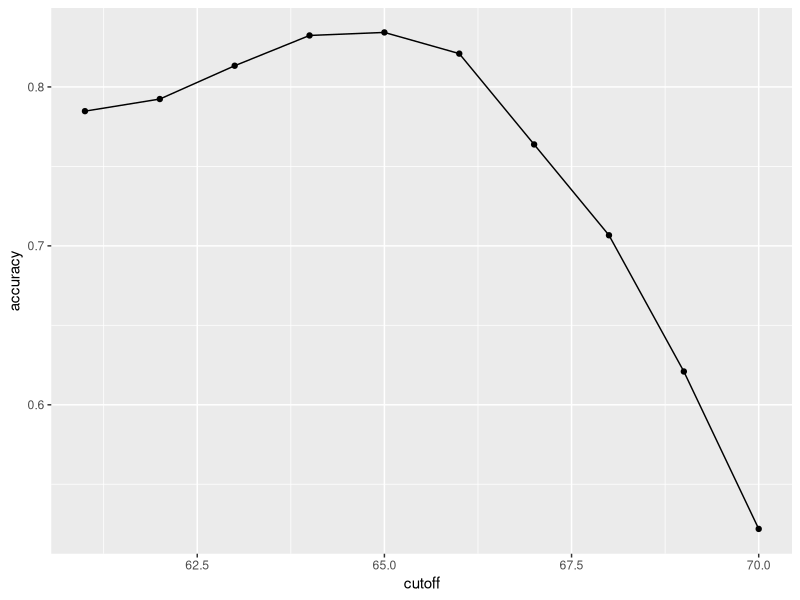
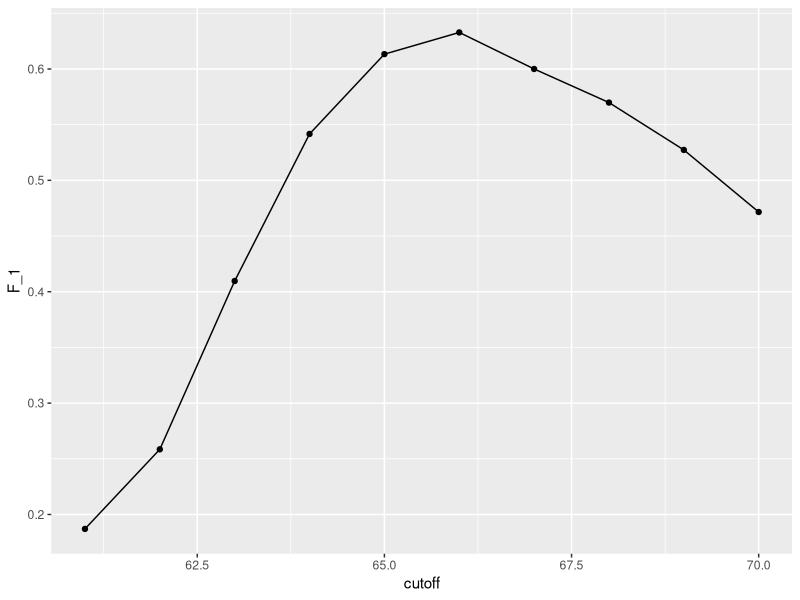
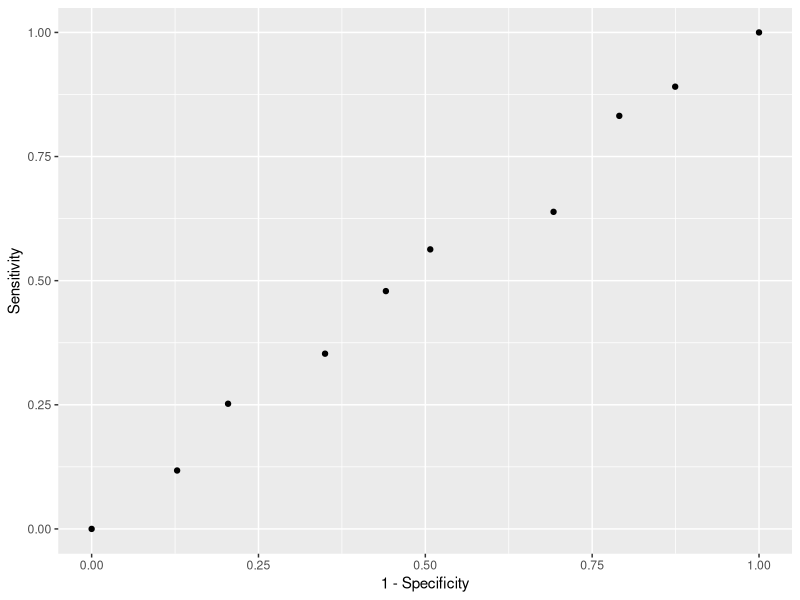
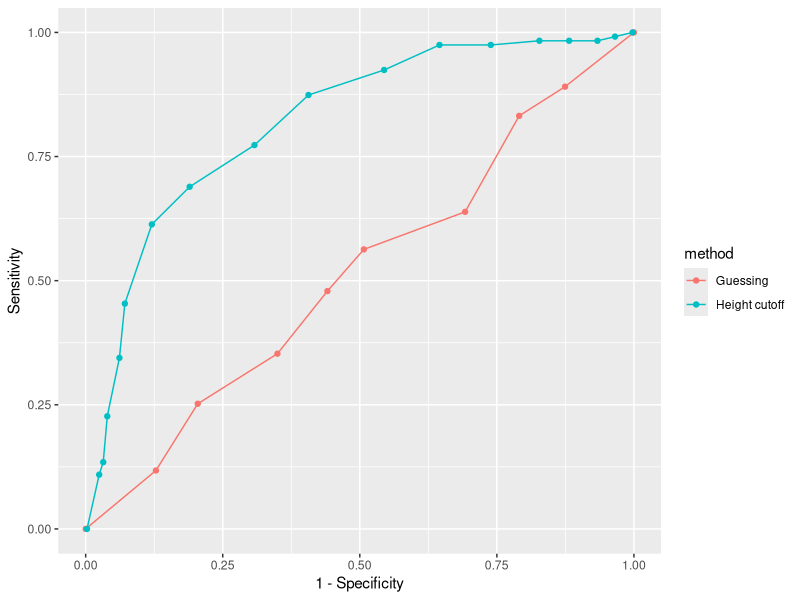
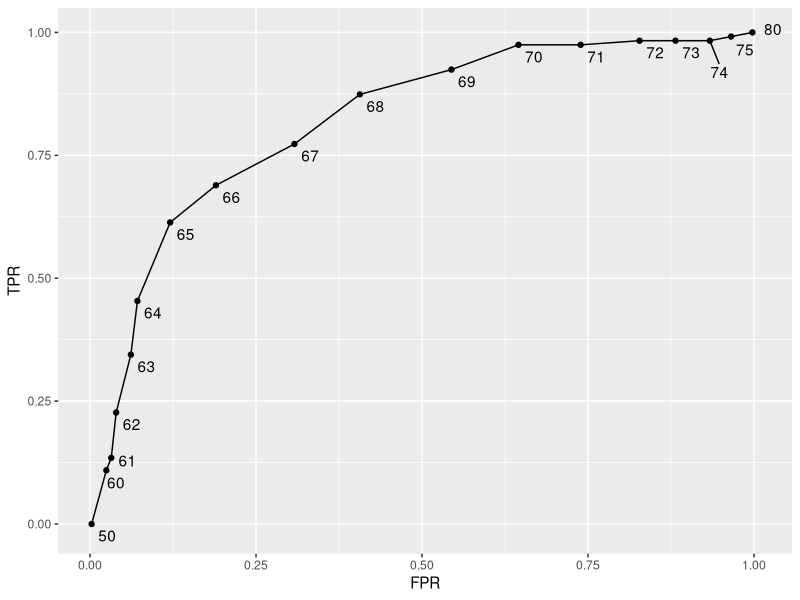
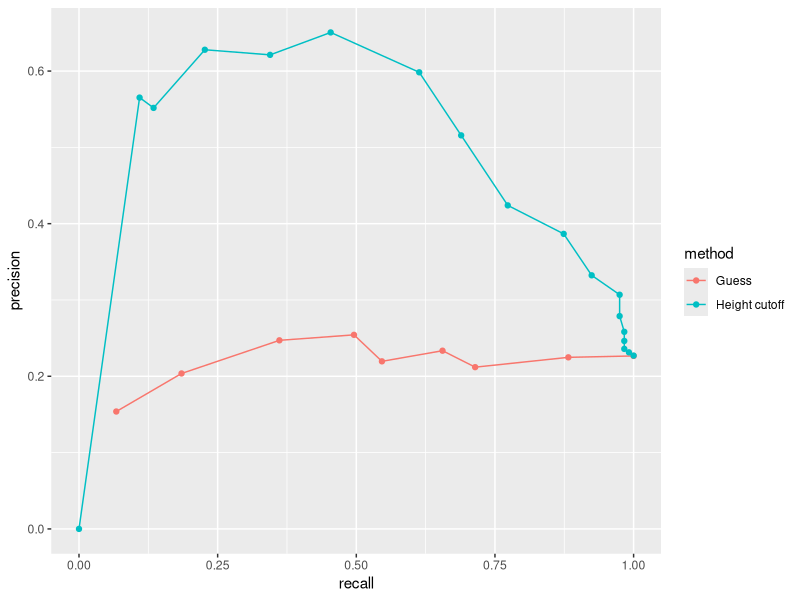
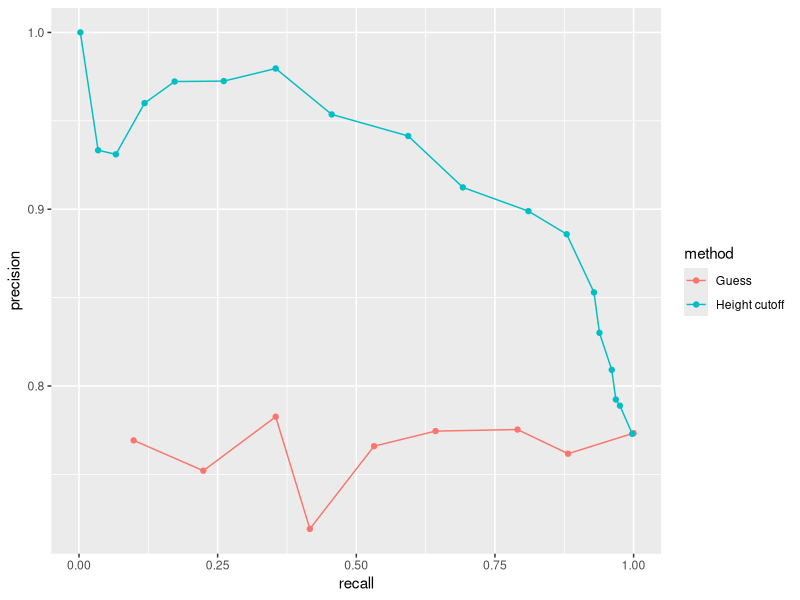

Generate these figures, in order, with R:
library(caret)
library(dslabs)
library(tidyverse)
data(heights)
y <- heights$sex   ## the outcome 
x <- heights$height ## the feature (predictor)


set.seed(2)
test_index <-createDataPartition(y,times=1,p=0.5,list=FALSE)
#test_index

train_set <- heights[-test_index,]
test_set <- heights[test_index,]


## Easiest machine learning algo : guessing without using the predictor 
y_hat <- sample(c("Male","Female"),
                length(test_index),replace = TRUE)%>%
  factor(levels = levels(test_set$sex))

help(levels)
##y_hat


## compute overall accuracy 
mean(y_hat ==test_set$sex)


## Make a better algorithm 

## 1st step : get some insights about the predictors 
heights %>% group_by(sex)%>%
  summarize(mean(height),sd(height))


## 2nd Algorithm : predict male if height within 2 sd from the average male 
y_hat <-ifelse(x>62,"Male","Female") %>%
  factor(levels=levels(test_set$sex))
y_hat

mean(y==y_hat)


# examine the accuracy of 10 cutoffs
cutoff <- seq(61, 70)
help("map_dbl")
accuracy <- map_dbl(cutoff, function(x){
  y_hat <- ifelse(train_set$height > x, "Male", "Female") %>% 
    factor(levels = levels(test_set$sex))
  mean(y_hat == train_set$sex)
})

data.frame(cutoff, accuracy) %>% 
  ggplot(aes(cutoff, accuracy)) + 
  geom_point() + 
  geom_line() 

max(accuracy)
best_cutoff <-cutoff[which.max(accuracy)]
best_cutoff


y_hat <- ifelse(test_set$height > best_cutoff, "Male", "Female") %>% 
  factor(levels = levels(test_set$sex))
y_hat <- factor(y_hat)
mean(y_hat == test_set$sex)




## Confusion matrix 
# tabulate each combination of prediction and actual value
table(predicted = y_hat, actual = test_set$sex)


test_set %>% 
  mutate(y_hat = y_hat) %>%
  group_by(sex) %>% 
  summarize(accuracy = mean(y_hat == sex))

prev <- mean(y == "Male")
confusionMatrix(data = y_hat, reference = test_set$sex)


# maximize F-score
cutoff <- seq(61, 70)
F_1 <- map_dbl(cutoff, function(x){
  y_hat <- ifelse(train_set$height > x, "Male", "Female") %>% 
    factor(levels = levels(test_set$sex))
  F_meas(data = y_hat, reference = factor(train_set$sex))
})

data.frame(cutoff, F_1) %>% 
  ggplot(aes(cutoff, F_1)) + 
  geom_point() + 
  geom_line()


best_cutoff <- cutoff[which.max(F_1)]
best_cutoff

y_hat <- ifelse(test_set$height > best_cutoff, "Male", "Female") %>% 
  factor(levels = levels(test_set$sex))
sensitivity(data = y_hat, reference = test_set$sex)
specificity(data = y_hat, reference = test_set$sex)



p <- 0.9
n <- length(test_index)
y_hat <- sample(c("Male", "Female"), n, replace = TRUE, prob=c(p, 1-p)) %>% 
  factor(levels = levels(test_set$sex))
mean(y_hat == test_set$sex)


## Evaluating approach 
# ROC curve
probs <- seq(0, 1, length.out = 10)
guessing <- map_df(probs, function(p){
  y_hat <- 
    sample(c("Male", "Female"), n, replace = TRUE, prob=c(p, 1-p)) %>% 
    factor(levels = c("Female", "Male"))
  list(method = "Guessing",
       FPR = 1 - specificity(y_hat, test_set$sex),
       TPR = sensitivity(y_hat, test_set$sex))
})
guessing
guessing %>% qplot(FPR, TPR, data =., xlab = "1 - Specificity", ylab = "Sensitivity")

cutoffs <- c(50, seq(60, 75), 80)
height_cutoff <- map_df(cutoffs, function(x){
  y_hat <- ifelse(test_set$height > x, "Male", "Female") %>% 
    factor(levels = c("Female", "Male"))
  list(method = "Height cutoff",
       FPR = 1-specificity(y_hat, test_set$sex),
       TPR = sensitivity(y_hat, test_set$sex))
})

# plot both curves together
bind_rows(guessing, height_cutoff) %>%
  ggplot(aes(FPR, TPR, color = method)) +
  geom_line() +
  geom_point() +
  xlab("1 - Specificity") +
  ylab("Sensitivity")



library(ggrepel)
map_df(cutoffs, function(x){
  y_hat <- ifelse(test_set$height > x, "Male", "Female") %>% 
    factor(levels = c("Female", "Male"))
  list(method = "Height cutoff",
       cutoff = x, 
       FPR = 1-specificity(y_hat, test_set$sex),
       TPR = sensitivity(y_hat, test_set$sex))
}) %>%
  ggplot(aes(FPR, TPR, label = cutoff)) +
  geom_line() +
  geom_point() +
  geom_text_repel(nudge_x = 0.01, nudge_y = -0.01)



# plot precision against recall
guessing <- map_df(probs, function(p){
  y_hat <- sample(c("Male", "Female"), length(test_index), 
                  replace = TRUE, prob=c(p, 1-p)) %>% 
    factor(levels = c("Female", "Male"))
  list(method = "Guess",
       recall = sensitivity(y_hat, test_set$sex),
       precision = precision(y_hat, test_set$sex))
})

height_cutoff <- map_df(cutoffs, function(x){
  y_hat <- ifelse(test_set$height > x, "Male", "Female") %>% 
    factor(levels = c("Female", "Male"))
  list(method = "Height cutoff",
       recall = sensitivity(y_hat, test_set$sex),
       precision = precision(y_hat, test_set$sex))
})


bind_rows(guessing, height_cutoff) %>%
  ggplot(aes(recall, precision, color = method)) +
  geom_line() +
  geom_point()



guessing <- map_df(probs, function(p){
  y_hat <- sample(c("Male", "Female"), length(test_index), replace = TRUE, 
                  prob=c(p, 1-p)) %>% 
    factor(levels = c("Male", "Female"))
  list(method = "Guess",
       recall = sensitivity(y_hat, relevel(test_set$sex, "Male", "Female")),
       precision = precision(y_hat, relevel(test_set$sex, "Male", "Female")))
})

height_cutoff <- map_df(cutoffs, function(x){
  y_hat <- ifelse(test_set$height > x, "Male", "Female") %>% 
    factor(levels = c("Male", "Female"))
  list(method = "Height cutoff",
       recall = sensitivity(y_hat, relevel(test_set$sex, "Male", "Female")),
       precision = precision(y_hat, relevel(test_set$sex, "Male", "Female")))
})
bind_rows(guessing, height_cutoff) %>%
  ggplot(aes(recall, precision, color = method)) +
  geom_line() +
  geom_point()
